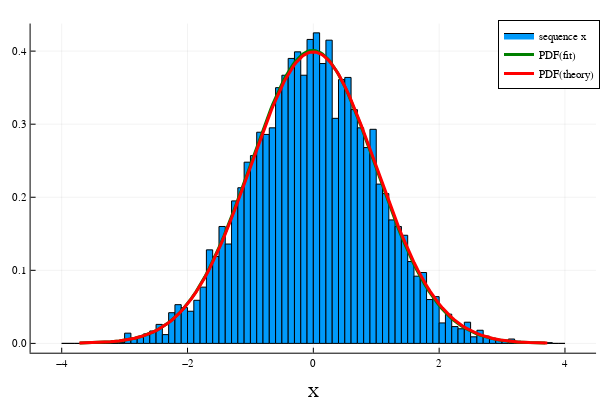

Here is the notebook cell this chart was saved with:
### Markdown cell above
## Problem B

### Question statement

Plot the histogram of the x values in the sequence and compare it with the PDF $f(x)$

### Code cell
plotly()
histogram(X,normalize=:pdf,bins=-4:0.1:4,label="sequence x")
plot!(fit(Normal,X),label="PDF(fit)",lw=3,linecolor=:green)
plot!(Normal(0,1),label="PDF(theory)",lw=3,linecolor=:red)
xlabel!("X")

### Figure 1 — Plotly figure (JSON) as saved in the notebook; plotly's stock layout.template omitted (floating-point values rounded to 4 significant figures)
{"data": [{"fill": "tozeroy", "fillcolor": "rgba(0, 154, 250, 1.000)", "legendgroup": "sequence x", "line": {"color": "rgba(0, 0, 0, 1)", "dash": "solid", "width": 1}, "mode": "lines", "name": "sequence x", "showlegend": true, "type": "scatter", "x": [-4, -4, -3.9, -3.9, -4, -4], "xaxis": "x", "y": [0, 0, 0, 0, 0, 0], "yaxis": "y"}, {"fill": "tozeroy", "fillcolor": "rgba(0, 154, 250, 1.000)", "legendgroup": "sequence x", "line": {"color": "rgba(0, 0, 0, 1)", "dash": "solid", "width": 1}, "mode": "lines", "name": "sequence x", "showlegend": false, "type": "scatter", "x": [-3.9, -3.9, -3.8, -3.8, -3.9, -3.9], "xaxis": "x", "y": [0, 0, 0, 0, 0, 0], "yaxis": "y"}, {"fill": "tozeroy", "fillcolor": "rgba(0, 154, 250, 1.000)", "legendgroup": "sequence x", "line": {"color": "rgba(0, 0, 0, 1)", "dash": "solid", "width": 1}, "mode": "lines", "name": "sequence x", "showlegend": false, "type": "scatter", "x": [-3.8, -3.8, -3.7, -3.7, -3.8, -3.8], "xaxis": "x", "y": [0, 0, 0, 0, 0, 0], "yaxis": "y"}, {"fill": "tozeroy", "fillcolor": "rgba(0, 154, 250, 1.000)", "legendgroup": "sequence x", "line": {"color": "rgba(0, 0, 0, 1)", "dash": "solid", "width": 1}, "mode": "lines", "name": "sequence x", "showlegend": false, "type": "scatter", "x": [-3.7, -3.7, -3.6, -3.6, -3.7, -3.7], "xaxis": "x", "y": [0, 0, 0, 0, 0, 0], "yaxis": "y"}, {"fill": "tozeroy", "fillcolor": "rgba(0, 154, 250, 1.000)", "legendgroup": "sequence x", "line": {"color": "rgba(0, 0, 0, 1)", "dash": "solid", "width": 1}, "mode": "lines", "name": "sequence x", "showlegend": false, "type": "scatter", "x": [-3.6, -3.6, -3.5, -3.5, -3.6, -3.6], "xaxis": "x", "y": [0, 0, 0, 0, 0, 0], "yaxis": "y"}, {"fill": "tozeroy", "fillcolor": "rgba(0, 154, 250, 1.000)", "legendgroup": "sequence x", "line": {"color": "rgba(0, 0, 0, 1)", "dash": "solid", "width": 1}, "mode": "lines", "name": "sequence x", "showlegend": false, "type": "scatter", "x": [-3.5, -3.5, -3.4, -3.4, -3.5, -3.5], "xaxis": "x", "y": [0, 0, 0, 0, 0, 0], "yaxis": "y"}, {"fill": "tozeroy", "fillcolor": "rgba(0, 154, 250, 1.000)", "legendgroup": "sequence x", "line": {"color": "rgba(0, 0, 0, 1)", "dash": "solid", "width": 1}, "mode": "lines", "name": "sequence x", "showlegend": false, "type": "scatter", "x": [-3.4, -3.4, -3.3, -3.3, -3.4, -3.4], "xaxis": "x", "y": [0, 0, 0, 0, 0, 0], "yaxis": "y"}, {"fill": "tozeroy", "fillcolor": "rgba(0, 154, 250, 1.000)", "legendgroup": "sequence x", "line": {"color": "rgba(0, 0, 0, 1)", "dash": "solid", "width": 1}, "mode": "lines", "name": "sequence x", "showlegend": false, "type": "scatter", "x": [-3.3, -3.3, -3.2, -3.2, -3.3, -3.3], "xaxis": "x", "y": [0.001, 0, 0, 0.001, 0.001, 0.001], "yaxis": "y"}, {"fill": "tozeroy", "fillcolor": "rgba(0, 154, 250, 1.000)", "legendgroup": "sequence x", "line": {"color": "rgba(0, 0, 0, 1)", "dash": "solid", "width": 1}, "mode": "lines", "name": "sequence x", "showlegend": false, "type": "scatter", "x": [-3.2, -3.2, -3.1, -3.1, -3.2, -3.2], "xaxis": "x", "y": [0.001, 0, 0, 0.001, 0.001, 0.001], "yaxis": "y"}, {"fill": "tozeroy", "fillcolor": "rgba(0, 154, 250, 1.000)", "legendgroup": "sequence x", "line": {"color": "rgba(0, 0, 0, 1)", "dash": "solid", "width": 1}, "mode": "lines", "name": "sequence x", "showlegend": false, "type": "scatter", "x": [-3.1, -3.1, -3, -3, -3.1, -3.1], "xaxis": "x", "y": [0.001, 0, 0, 0.001, 0.001, 0.001], "yaxis": "y"}, {"fill": "tozeroy", "fillcolor": "rgba(0, 154, 250, 1.000)", "legendgroup": "sequence x", "line": {"color": "rgba(0, 0, 0, 1)", "dash": "solid", "width": 1}, "mode": "lines", "name": "sequence x", "showlegend": false, "type": "scatter", "x": [-3, -3, -2.9, -2.9, -3, -3], "xaxis": "x", "y": [0.014, 0, 0, 0.014, 0.014, 0.014], "yaxis": "y"}, {"fill": "tozeroy", "fillcolor": "rgba(0, 154, 250, 1.000)", "legendgroup": "sequence x", "line": {"color": "rgba(0, 0, 0, 1)", "dash": "solid", "width": 1}, "mode": "lines", "name": "sequence x", "showlegend": false, "type": "scatter", "x": [-2.9, -2.9, -2.8, -2.8, -2.9, -2.9], "xaxis": "x", "y": [0.007, 0, 0, 0.007, 0.007, 0.007], "yaxis": "y"}, {"fill": "tozeroy", "fillcolor": "rgba(0, 154, 250, 1.000)", "legendgroup": "sequence x", "line": {"color": "rgba(0, 0, 0, 1)", "dash": "solid", "width": 1}, "mode": "lines", "name": "sequence x", "showlegend": false, "type": "scatter", "x": [-2.8, -2.8, -2.7, -2.7, -2.8, -2.8], "xaxis": "x", "y": [0.009, 0, 0, 0.009, 0.009, 0.009], "yaxis": "y"}, {"fill": "tozeroy", "fillcolor": "rgba(0, 154, 250, 1.000)", "legendgroup": "sequence x", "line": {"color": "rgba(0, 0, 0, 1)", "dash": "solid", "width": 1}, "mode": "lines", "name": "sequence x", "showlegend": false, "type": "scatter", "x": [-2.7, -2.7, -2.6, -2.6, -2.7, -2.7], "xaxis": "x", "y": [0.013, 0, 0, 0.013, 0.013, 0.013], "yaxis": "y"}, {"fill": "tozeroy", "fillcolor": "rgba(0, 154, 250, 1.000)", "legendgroup": "sequence x", "line": {"color": "rgba(0, 0, 0, 1)", "dash": "solid", "width": 1}, "mode": "lines", "name": "sequence x", "showlegend": false, "type": "scatter", "x": [-2.6, -2.6, -2.5, -2.5, -2.6, -2.6], "xaxis": "x", "y": [0.017, 0, 0, 0.017, 0.017, 0.017], "yaxis": "y"}, {"fill": "tozeroy", "fillcolor": "rgba(0, 154, 250, 1.000)", "legendgroup": "sequence x", "line": {"color": "rgba(0, 0, 0, 1)", "dash": "solid", "width": 1}, "mode": "lines", "name": "sequence x", "showlegend": false, "type": "scatter", "x": [-2.5, -2.5, -2.4, -2.4, -2.5, -2.5], "xaxis": "x", "y": [0.026, 0, 0, 0.026, 0.026, 0.026], "yaxis": "y"}, {"fill": "tozeroy", "fillcolor": "rgba(0, 154, 250, 1.000)", "legendgroup": "sequence x", "line": {"color": "rgba(0, 0, 0, 1)", "dash": "solid", "width": 1}, "mode": "lines", "name": "sequence x", "showlegend": false, "type": "scatter", "x": [-2.4, -2.4, -2.3, -2.3, -2.4, -2.4], "xaxis": "x", "y": [0.012, 0, 0, 0.012, 0.012, 0.012], "yaxis": "y"}, {"fill": "tozeroy", "fillcolor": "rgba(0, 154, 250, 1.000)", "legendgroup": "sequence x", "line": {"color": "rgba(0, 0, 0, 1)", "dash": "solid", "width": 1}, "mode": "lines", "name": "sequence x", "showlegend": false, "type": "scatter", "x": [-2.3, -2.3, -2.2, -2.2, -2.3, -2.3], "xaxis": "x", "y": [0.042, 0, 0, 0.042, 0.042, 0.042], "yaxis": "y"}, {"fill": "tozeroy", "fillcolor": "rgba(0, 154, 250, 1.000)", "legendgroup": "sequence x", "line": {"color": "rgba(0, 0, 0, 1)", "dash": "solid", "width": 1}, "mode": "lines", "name": "sequence x", "showlegend": false, "type": "scatter", "x": [-2.2, -2.2, -2.1, -2.1, -2.2, -2.2], "xaxis": "x", "y": [0.053, 0, 0, 0.053, 0.053, 0.053], "yaxis": "y"}, {"fill": "tozeroy", "fillcolor": "rgba(0, 154, 250, 1.000)", "legendgroup": "sequence x", "line": {"color": "rgba(0, 0, 0, 1)", "dash": "solid", "width": 1}, "mode": "lines", "name": "sequence x", "showlegend": false, "type": "scatter", "x": [-2.1, -2.1, -2.0, -2.0, -2.1, -2.1], "xaxis": "x", "y": [0.049, 0, 0, 0.049, 0.049, 0.049], "yaxis": "y"}, {"fill": "tozeroy", "fillcolor": "rgba(0, 154, 250, 1.000)", "legendgroup": "sequence x", "line": {"color": "rgba(0, 0, 0, 1)", "dash": "solid", "width": 1}, "mode": "lines", "name": "sequence x", "showlegend": false, "type": "scatter", "x": [-2, -2, -1.9, -1.9, -2, -2], "xaxis": "x", "y": [0.044, 0, 0, 0.044, 0.044, 0.044], "yaxis": "y"}, {"fill": "tozeroy", "fillcolor": "rgba(0, 154, 250, 1.000)", "legendgroup": "sequence x", "line": {"color": "rgba(0, 0, 0, 1)", "dash": "solid", "width": 1}, "mode": "lines", "name": "sequence x", "showlegend": false, "type": "scatter", "x": [-1.9, -1.9, -1.8, -1.8, -1.9, -1.9], "xaxis": "x", "y": [0.059, 0, 0, 0.059, 0.059, 0.059], "yaxis": "y"}, {"fill": "tozeroy", "fillcolor": "rgba(0, 154, 250, 1.000)", "legendgroup": "sequence x", "line": {"color": "rgba(0, 0, 0, 1)", "dash": "solid", "width": 1}, "mode": "lines", "name": "sequence x", "showlegend": false, "type": "scatter", "x": [-1.8, -1.8, -1.7, -1.7, -1.8, -1.8], "xaxis": "x", "y": [0.077, 0, 0, 0.077, 0.077, 0.077], "yaxis": "y"}, {"fill": "tozeroy", "fillcolor": "rgba(0, 154, 250, 1.000)", "legendgroup": "sequence x", "line": {"color": "rgba(0, 0, 0, 1)", "dash": "solid", "width": 1}, "mode": "lines", "name": "sequence x", "showlegend": false, "type": "scatter", "x": [-1.7, -1.7, -1.6, -1.6, -1.7, -1.7], "xaxis": "x", "y": [0.128, 0, 0, 0.128, 0.128, 0.128], "yaxis": "y"}, {"fill": "tozeroy", "fillcolor": "rgba(0, 154, 250, 1.000)", "legendgroup": "sequence x", "line": {"color": "rgba(0, 0, 0, 1)", "dash": "solid", "width": 1}, "mode": "lines", "name": "sequence x", "showlegend": false, "type": "scatter", "x": [-1.6, -1.6, -1.5, -1.5, -1.6, -1.6], "xaxis": "x", "y": [0.119, 0, 0, 0.119, 0.119, 0.119], "yaxis": "y"}, {"fill": "tozeroy", "fillcolor": "rgba(0, 154, 250, 1.000)", "legendgroup": "sequence x", "line": {"color": "rgba(0, 0, 0, 1)", "dash": "solid", "width": 1}, "mode": "lines", "name": "sequence x", "showlegend": false, "type": "scatter", "x": [-1.5, -1.5, -1.4, -1.4, -1.5, -1.5], "xaxis": "x", "y": [0.16, 0, 0, 0.16, 0.16, 0.16], "yaxis": "y"}, {"fill": "tozeroy", "fillcolor": "rgba(0, 154, 250, 1.000)", "legendgroup": "sequence x", "line": {"color": "rgba(0, 0, 0, 1)", "dash": "solid", "width": 1}, "mode": "lines", "name": "sequence x", "showlegend": false, "type": "scatter", "x": [-1.4, -1.4, -1.3, -1.3, -1.4, -1.4], "xaxis": "x", "y": [0.136, 0, 0, 0.136, 0.136, 0.136], "yaxis": "y"}, {"fill": "tozeroy", "fillcolor": "rgba(0, 154, 250, 1.000)", "legendgroup": "sequence x", "line": {"color": "rgba(0, 0, 0, 1)", "dash": "solid", "width": 1}, "mode": "lines", "name": "sequence x", "showlegend": false, "type": "scatter", "x": [-1.3, -1.3, -1.2, -1.2, -1.3, -1.3], "xaxis": "x", "y": [0.195, 0, 0, 0.195, 0.195, 0.195], "yaxis": "y"}, {"fill": "tozeroy", "fillcolor": "rgba(0, 154, 250, 1.000)", "legendgroup": "sequence x", "line": {"color": "rgba(0, 0, 0, 1)", "dash": "solid", "width": 1}, "mode": "lines", "name": "sequence x", "showlegend": false, "type": "scatter", "x": [-1.2, -1.2, -1.1, -1.1, -1.2, -1.2], "xaxis": "x", "y": [0.213, 0, 0, 0.213, 0.213, 0.213], "yaxis": "y"}, {"fill": "tozeroy", "fillcolor": "rgba(0, 154, 250, 1.000)", "legendgroup": "sequence x", "line": {"color": "rgba(0, 0, 0, 1)", "dash": "solid", "width": 1}, "mode": "lines", "name": "sequence x", "showlegend": false, "type": "scatter", "x": [-1.1, -1.1, -1, -1, -1.1, -1.1], "xaxis": "x", "y": [0.248, 0, 0, 0.248, 0.248, 0.248], "yaxis": "y"}, {"fill": "tozeroy", "fillcolor": "rgba(0, 154, 250, 1.000)", "legendgroup": "sequence x", "line": {"color": "rgba(0, 0, 0, 1)", "dash": "solid", "width": 1}, "mode": "lines", "name": "sequence x", "showlegend": false, "type": "scatter", "x": [-1, -1, -0.9, -0.9, -1, -1], "xaxis": "x", "y": [0.257, 0, 0, 0.257, 0.257, 0.257], "yaxis": "y"}, {"fill": "tozeroy", "fillcolor": "rgba(0, 154, 250, 1.000)", "legendgroup": "sequence x", "line": {"color": "rgba(0, 0, 0, 1)", "dash": "solid", "width": 1}, "mode": "lines", "name": "sequence x", "showlegend": false, "type": "scatter", "x": [-0.9, -0.9, -0.8, -0.8, -0.9, -0.9], "xaxis": "x", "y": [0.289, 0, 0, 0.289, 0.289, 0.289], "yaxis": "y"}, {"fill": "tozeroy", "fillcolor": "rgba(0, 154, 250, 1.000)", "legendgroup": "sequence x", "line": {"color": "rgba(0, 0, 0, 1)", "dash": "solid", "width": 1}, "mode": "lines", "name": "sequence x", "showlegend": false, "type": "scatter", "x": [-0.8, -0.8, -0.7, -0.7, -0.8, -0.8], "xaxis": "x", "y": [0.286, 0, 0, 0.286, 0.286, 0.286], "yaxis": "y"}, {"fill": "tozeroy", "fillcolor": "rgba(0, 154, 250, 1.000)", "legendgroup": "sequence x", "line": {"color": "rgba(0, 0, 0, 1)", "dash": "solid", "width": 1}, "mode": "lines", "name": "sequence x", "showlegend": false, "type": "scatter", "x": [-0.7, -0.7, -0.6, -0.6, -0.7, -0.7], "xaxis": "x", "y": [0.295, 0, 0, 0.295, 0.295, 0.295], "yaxis": "y"}, {"fill": "tozeroy", "fillcolor": "rgba(0, 154, 250, 1.000)", "legendgroup": "sequence x", "line": {"color": "rgba(0, 0, 0, 1)", "dash": "solid", "width": 1}, "mode": "lines", "name": "sequence x", "showlegend": false, "type": "scatter", "x": [-0.6, -0.6, -0.5, -0.5, -0.6, -0.6], "xaxis": "x", "y": [0.35, 0, 0, 0.35, 0.35, 0.35], "yaxis": "y"}, {"fill": "tozeroy", "fillcolor": "rgba(0, 154, 250, 1.000)", "legendgroup": "sequence x", "line": {"color": "rgba(0, 0, 0, 1)", "dash": "solid", "width": 1}, "mode": "lines", "name": "sequence x", "showlegend": false, "type": "scatter", "x": [-0.5, -0.5, -0.4, -0.4, -0.5, -0.5], "xaxis": "x", "y": [0.367, 0, 0, 0.367, 0.367, 0.367], "yaxis": "y"}, {"fill": "tozeroy", "fillcolor": "rgba(0, 154, 250, 1.000)", "legendgroup": "sequence x", "line": {"color": "rgba(0, 0, 0, 1)", "dash": "solid", "width": 1}, "mode": "lines", "name": "sequence x", "showlegend": false, "type": "scatter", "x": [-0.4, -0.4, -0.3, -0.3, -0.4, -0.4], "xaxis": "x", "y": [0.39, 0, 0, 0.39, 0.39, 0.39], "yaxis": "y"}, {"fill": "tozeroy", "fillcolor": "rgba(0, 154, 250, 1.000)", "legendgroup": "sequence x", "line": {"color": "rgba(0, 0, 0, 1)", "dash": "solid", "width": 1}, "mode": "lines", "name": "sequence x", "showlegend": false, "type": "scatter", "x": [-0.3, -0.3, -0.2, -0.2, -0.3, -0.3], "xaxis": "x", "y": [0.399, 0, 0, 0.399, 0.399, 0.399], "yaxis": "y"}, {"fill": "tozeroy", "fillcolor": "rgba(0, 154, 250, 1.000)", "legendgroup": "sequence x", "line": {"color": "rgba(0, 0, 0, 1)", "dash": "solid", "width": 1}, "mode": "lines", "name": "sequence x", "showlegend": false, "type": "scatter", "x": [-0.2, -0.2, -0.1, -0.1, -0.2, -0.2], "xaxis": "x", "y": [0.367, 0, 0, 0.367, 0.367, 0.367], "yaxis": "y"}, {"fill": "tozeroy", "fillcolor": "rgba(0, 154, 250, 1.000)", "legendgroup": "sequence x", "line": {"color": "rgba(0, 0, 0, 1)", "dash": "solid", "width": 1}, "mode": "lines", "name": "sequence x", "showlegend": false, "type": "scatter", "x": [-0.1, -0.1, 0, 0, -0.1, -0.1], "xaxis": "x", "y": [0.416, 0, 0, 0.416, 0.416, 0.416], "yaxis": "y"}, {"fill": "tozeroy", "fillcolor": "rgba(0, 154, 250, 1.000)", "legendgroup": "sequence x", "line": {"color": "rgba(0, 0, 0, 1)", "dash": "solid", "width": 1}, "mode": "lines", "name": "sequence x", "showlegend": false, "type": "scatter", "x": [0, 0, 0.1, 0.1, 0, 0], "xaxis": "x", "y": [0.425, 0, 0, 0.425, 0.425, 0.425], "yaxis": "y"}, {"fill": "tozeroy", "fillcolor": "rgba(0, 154, 250, 1.000)", "legendgroup": "sequence x", "line": {"color": "rgba(0, 0, 0, 1)", "dash": "solid", "width": 1}, "mode": "lines", "name": "sequence x", "showlegend": false, "type": "scatter", "x": [0.1, 0.1, 0.2, 0.2, 0.1, 0.1], "xaxis": "x", "y": [0.383, 0, 0, 0.383, 0.383, 0.383], "yaxis": "y"}, {"fill": "tozeroy", "fillcolor": "rgba(0, 154, 250, 1.000)", "legendgroup": "sequence x", "line": {"color": "rgba(0, 0, 0, 1)", "dash": "solid", "width": 1}, "mode": "lines", "name": "sequence x", "showlegend": false, "type": "scatter", "x": [0.2, 0.2, 0.3, 0.3, 0.2, 0.2], "xaxis": "x", "y": [0.415, 0, 0, 0.415, 0.415, 0.415], "yaxis": "y"}, {"fill": "tozeroy", "fillcolor": "rgba(0, 154, 250, 1.000)", "legendgroup": "sequence x", "line": {"color": "rgba(0, 0, 0, 1)", "dash": "solid", "width": 1}, "mode": "lines", "name": "sequence x", "showlegend": false, "type": "scatter", "x": [0.3, 0.3, 0.4, 0.4, 0.3, 0.3], "xaxis": "x", "y": [0.308, 0, 0, 0.308, 0.308, 0.308], "yaxis": "y"}, {"fill": "tozeroy", "fillcolor": "rgba(0, 154, 250, 1.000)", "legendgroup": "sequence x", "line": {"color": "rgba(0, 0, 0, 1)", "dash": "solid", "width": 1}, "mode": "lines", "name": "sequence x", "showlegend": false, "type": "scatter", "x": [0.4, 0.4, 0.5, 0.5, 0.4, 0.4], "xaxis": "x", "y": [0.361, 0, 0, 0.361, 0.361, 0.361], "yaxis": "y"}, {"fill": "tozeroy", "fillcolor": "rgba(0, 154, 250, 1.000)", "legendgroup": "sequence x", "line": {"color": "rgba(0, 0, 0, 1)", "dash": "solid", "width": 1}, "mode": "lines", "name": "sequence x", "showlegend": false, "type": "scatter", "x": [0.5, 0.5, 0.6, 0.6, 0.5, 0.5], "xaxis": "x", "y": [0.364, 0, 0, 0.364, 0.364, 0.364], "yaxis": "y"}, {"fill": "tozeroy", "fillcolor": "rgba(0, 154, 250, 1.000)", "legendgroup": "sequence x", "line": {"color": "rgba(0, 0, 0, 1)", "dash": "solid", "width": 1}, "mode": "lines", "name": "sequence x", "showlegend": false, "type": "scatter", "x": [0.6, 0.6, 0.7, 0.7, 0.6, 0.6], "xaxis": "x", "y": [0.32, 0, 0, 0.32, 0.32, 0.32], "yaxis": "y"}, {"fill": "tozeroy", "fillcolor": "rgba(0, 154, 250, 1.000)", "legendgroup": "sequence x", "line": {"color": "rgba(0, 0, 0, 1)", "dash": "solid", "width": 1}, "mode": "lines", "name": "sequence x", "showlegend": false, "type": "scatter", "x": [0.7, 0.7, 0.8, 0.8, 0.7, 0.7], "xaxis": "x", "y": [0.295, 0, 0, 0.295, 0.295, 0.295], "yaxis": "y"}, {"fill": "tozeroy", "fillcolor": "rgba(0, 154, 250, 1.000)", "legendgroup": "sequence x", "line": {"color": "rgba(0, 0, 0, 1)", "dash": "solid", "width": 1}, "mode": "lines", "name": "sequence x", "showlegend": false, "type": "scatter", "x": [0.8, 0.8, 0.9, 0.9, 0.8, 0.8], "xaxis": "x", "y": [0.268, 0, 0, 0.268, 0.268, 0.268], "yaxis": "y"}, {"fill": "tozeroy", "fillcolor": "rgba(0, 154, 250, 1.000)", "legendgroup": "sequence x", "line": {"color": "rgba(0, 0, 0, 1)", "dash": "solid", "width": 1}, "mode": "lines", "name": "sequence x", "showlegend": false, "type": "scatter", "x": [0.9, 0.9, 1, 1, 0.9, 0.9], "xaxis": "x", "y": [0.293, 0, 0, 0.293, 0.293, 0.293], "yaxis": "y"}, {"fill": "tozeroy", "fillcolor": "rgba(0, 154, 250, 1.000)", "legendgroup": "sequence x", "line": {"color": "rgba(0, 0, 0, 1)", "dash": "solid", "width": 1}, "mode": "lines", "name": "sequence x", "showlegend": false, "type": "scatter", "x": [1, 1, 1.1, 1.1, 1, 1], "xaxis": "x", "y": [0.218, 0, 0, 0.218, 0.218, 0.218], "yaxis": "y"}, {"fill": "tozeroy", "fillcolor": "rgba(0, 154, 250, 1.000)", "legendgroup": "sequence x", "line": {"color": "rgba(0, 0, 0, 1)", "dash": "solid", "width": 1}, "mode": "lines", "name": "sequence x", "showlegend": false, "type": "scatter", "x": [1.1, 1.1, 1.2, 1.2, 1.1, 1.1], "xaxis": "x", "y": [0.205, 0, 0, 0.205, 0.205, 0.205], "yaxis": "y"}, {"fill": "tozeroy", "fillcolor": "rgba(0, 154, 250, 1.000)", "legendgroup": "sequence x", "line": {"color": "rgba(0, 0, 0, 1)", "dash": "solid", "width": 1}, "mode": "lines", "name": "sequence x", "showlegend": false, "type": "scatter", "x": [1.2, 1.2, 1.3, 1.3, 1.2, 1.2], "xaxis": "x", "y": [0.169, 0, 0, 0.169, 0.169, 0.169], "yaxis": "y"}, {"fill": "tozeroy", "fillcolor": "rgba(0, 154, 250, 1.000)", "legendgroup": "sequence x", "line": {"color": "rgba(0, 0, 0, 1)", "dash": "solid", "width": 1}, "mode": "lines", "name": "sequence x", "showlegend": false, "type": "scatter", "x": [1.3, 1.3, 1.4, 1.4, 1.3, 1.3], "xaxis": "x", "y": [0.16, 0, 0, 0.16, 0.16, 0.16], "yaxis": "y"}, {"fill": "tozeroy", "fillcolor": "rgba(0, 154, 250, 1.000)", "legendgroup": "sequence x", "line": {"color": "rgba(0, 0, 0, 1)", "dash": "solid", "width": 1}, "mode": "lines", "name": "sequence x", "showlegend": false, "type": "scatter", "x": [1.4, 1.4, 1.5, 1.5, 1.4, 1.4], "xaxis": "x", "y": [0.148, 0, 0, 0.148, 0.148, 0.148], "yaxis": "y"}, {"fill": "tozeroy", "fillcolor": "rgba(0, 154, 250, 1.000)", "legendgroup": "sequence x", "line": {"color": "rgba(0, 0, 0, 1)", "dash": "solid", "width": 1}, "mode": "lines", "name": "sequence x", "showlegend": false, "type": "scatter", "x": [1.5, 1.5, 1.6, 1.6, 1.5, 1.5], "xaxis": "x", "y": [0.112, 0, 0, 0.112, 0.112, 0.112], "yaxis": "y"}, {"fill": "tozeroy", "fillcolor": "rgba(0, 154, 250, 1.000)", "legendgroup": "sequence x", "line": {"color": "rgba(0, 0, 0, 1)", "dash": "solid", "width": 1}, "mode": "lines", "name": "sequence x", "showlegend": false, "type": "scatter", "x": [1.6, 1.6, 1.7, 1.7, 1.6, 1.6], "xaxis": "x", "y": [0.092, 0, 0, 0.092, 0.092, 0.092], "yaxis": "y"}, {"fill": "tozeroy", "fillcolor": "rgba(0, 154, 250, 1.000)", "legendgroup": "sequence x", "line": {"color": "rgba(0, 0, 0, 1)", "dash": "solid", "width": 1}, "mode": "lines", "name": "sequence x", "showlegend": false, "type": "scatter", "x": [1.7, 1.7, 1.8, 1.8, 1.7, 1.7], "xaxis": "x", "y": [0.097, 0, 0, 0.097, 0.097, 0.097], "yaxis": "y"}, {"fill": "tozeroy", "fillcolor": "rgba(0, 154, 250, 1.000)", "legendgroup": "sequence x", "line": {"color": "rgba(0, 0, 0, 1)", "dash": "solid", "width": 1}, "mode": "lines", "name": "sequence x", "showlegend": false, "type": "scatter", "x": [1.8, 1.8, 1.9, 1.9, 1.8, 1.8], "xaxis": "x", "y": [0.06, 0, 0, 0.06, 0.06, 0.06], "yaxis": "y"}, {"fill": "tozeroy", "fillcolor": "rgba(0, 154, 250, 1.000)", "legendgroup": "sequence x", "line": {"color": "rgba(0, 0, 0, 1)", "dash": "solid", "width": 1}, "mode": "lines", "name": "sequence x", "showlegend": false, "type": "scatter", "x": [1.9, 1.9, 2, 2, 1.9, 1.9], "xaxis": "x", "y": [0.064, 0, 0, 0.064, 0.064, 0.064], "yaxis": "y"}, {"fill": "tozeroy", "fillcolor": "rgba(0, 154, 250, 1.000)", "legendgroup": "sequence x", "line": {"color": "rgba(0, 0, 0, 1)", "dash": "solid", "width": 1}, "mode": "lines", "name": "sequence x", "showlegend": false, "type": "scatter", "x": [2.0, 2.0, 2.1, 2.1, 2.0, 2.0], "xaxis": "x", "y": [0.028, 0, 0, 0.028, 0.028, 0.028], "yaxis": "y"}, {"fill": "tozeroy", "fillcolor": "rgba(0, 154, 250, 1.000)", "legendgroup": "sequence x", "line": {"color": "rgba(0, 0, 0, 1)", "dash": "solid", "width": 1}, "mode": "lines", "name": "sequence x", "showlegend": false, "type": "scatter", "x": [2.1, 2.1, 2.2, 2.2, 2.1, 2.1], "xaxis": "x", "y": [0.04, 0, 0, 0.04, 0.04, 0.04], "yaxis": "y"}, {"fill": "tozeroy", "fillcolor": "rgba(0, 154, 250, 1.000)", "legendgroup": "sequence x", "line": {"color": "rgba(0, 0, 0, 1)", "dash": "solid", "width": 1}, "mode": "lines", "name": "sequence x", "showlegend": false, "type": "scatter", "x": [2.2, 2.2, 2.3, 2.3, 2.2, 2.2], "xaxis": "x", "y": [0.023, 0, 0, 0.023, 0.023, 0.023], "yaxis": "y"}, {"fill": "tozeroy", "fillcolor": "rgba(0, 154, 250, 1.000)", "legendgroup": "sequence x", "line": {"color": "rgba(0, 0, 0, 1)", "dash": "solid", "width": 1}, "mode": "lines", "name": "sequence x", "showlegend": false, "type": "scatter", "x": [2.3, 2.3, 2.4, 2.4, 2.3, 2.3], "xaxis": "x", "y": [0.02, 0, 0, 0.02, 0.02, 0.02], "yaxis": "y"}, {"fill": "tozeroy", "fillcolor": "rgba(0, 154, 250, 1.000)", "legendgroup": "sequence x", "line": {"color": "rgba(0, 0, 0, 1)", "dash": "solid", "width": 1}, "mode": "lines", "name": "sequence x", "showlegend": false, "type": "scatter", "x": [2.4, 2.4, 2.5, 2.5, 2.4, 2.4], "xaxis": "x", "y": [0.029, 0, 0, 0.029, 0.029, 0.029], "yaxis": "y"}, {"fill": "tozeroy", "fillcolor": "rgba(0, 154, 250, 1.000)", "legendgroup": "sequence x", "line": {"color": "rgba(0, 0, 0, 1)", "dash": "solid", "width": 1}, "mode": "lines", "name": "sequence x", "showlegend": false, "type": "scatter", "x": [2.5, 2.5, 2.6, 2.6, 2.5, 2.5], "xaxis": "x", "y": [0.009, 0, 0, 0.009, 0.009, 0.009], "yaxis": "y"}, {"fill": "tozeroy", "fillcolor": "rgba(0, 154, 250, 1.000)", "legendgroup": "sequence x", "line": {"color": "rgba(0, 0, 0, 1)", "dash": "solid", "width": 1}, "mode": "lines", "name": "sequence x", "showlegend": false, "type": "scatter", "x": [2.6, 2.6, 2.7, 2.7, 2.6, 2.6], "xaxis": "x", "y": [0.018, 0, 0, 0.018, 0.018, 0.018], "yaxis": "y"}, {"fill": "tozeroy", "fillcolor": "rgba(0, 154, 250, 1.000)", "legendgroup": "sequence x", "line": {"color": "rgba(0, 0, 0, 1)", "dash": "solid", "width": 1}, "mode": "lines", "name": "sequence x", "showlegend": false, "type": "scatter", "x": [2.7, 2.7, 2.8, 2.8, 2.7, 2.7], "xaxis": "x", "y": [0.01, 0, 0, 0.01, 0.01, 0.01], "yaxis": "y"}, {"fill": "tozeroy", "fillcolor": "rgba(0, 154, 250, 1.000)", "legendgroup": "sequence x", "line": {"color": "rgba(0, 0, 0, 1)", "dash": "solid", "width": 1}, "mode": "lines", "name": "sequence x", "showlegend": false, "type": "scatter", "x": [2.8, 2.8, 2.9, 2.9, 2.8, 2.8], "xaxis": "x", "y": [0.007, 0, 0, 0.007, 0.007, 0.007], "yaxis": "y"}, {"fill": "tozeroy", "fillcolor": "rgba(0, 154, 250, 1.000)", "legendgroup": "sequence x", "line": {"color": "rgba(0, 0, 0, 1)", "dash": "solid", "width": 1}, "mode": "lines", "name": "sequence x", "showlegend": false, "type": "scatter", "x": [2.9, 2.9, 3, 3, 2.9, 2.9], "xaxis": "x", "y": [0.004, 0, 0, 0.004, 0.004, 0.004], "yaxis": "y"}, {"fill": "tozeroy", "fillcolor": "rgba(0, 154, 250, 1.000)", "legendgroup": "sequence x", "line": {"color": "rgba(0, 0, 0, 1)", "dash": "solid", "width": 1}, "mode": "lines", "name": "sequence x", "showlegend": false, "type": "scatter", "x": [3, 3, 3.1, 3.1, 3, 3], "xaxis": "x", "y": [0.004, 0, 0, 0.004, 0.004, 0.004], "yaxis": "y"}, {"fill": "tozeroy", "fillcolor": "rgba(0, 154, 250, 1.000)", "legendgroup": "sequence x", "line": {"color": "rgba(0, 0, 0, 1)", "dash": "solid", "width": 1}, "mode": "lines", "name": "sequence x", "showlegend": false, "type": "scatter", "x": [3.1, 3.1, 3.2, 3.2, 3.1, 3.1], "xaxis": "x", "y": [0.006, 0, 0, 0.006, 0.006, 0.006], "yaxis": "y"}, {"fill": "tozeroy", "fillcolor": "rgba(0, 154, 250, 1.000)", "legendgroup": "sequence x", "line": {"color": "rgba(0, 0, 0, 1)", "dash": "solid", "width": 1}, "mode": "lines", "name": "sequence x", "showlegend": false, "type": "scatter", "x": [3.2, 3.2, 3.3, 3.3, 3.2, 3.2], "xaxis": "x", "y": [0.003, 0, 0, 0.003, 0.003, 0.003], "yaxis": "y"}, {"fill": "tozeroy", "fillcolor": "rgba(0, 154, 250, 1.000)", "legendgroup": "sequence x", "line": {"color": "rgba(0, 0, 0, 1)", "dash": "solid", "width": 1}, "mode": "lines", "name": "sequence x", "showlegend": false, "type": "scatter", "x": [3.3, 3.3, 3.4, 3.4, 3.3, 3.3], "xaxis": "x", "y": [0, 0, 0, 0, 0, 0], "yaxis": "y"}, {"fill": "tozeroy", "fillcolor": "rgba(0, 154, 250, 1.000)", "legendgroup": "sequence x", "line": {"color": "rgba(0, 0, 0, 1)", "dash": "solid", "width": 1}, "mode": "lines", "name": "sequence x", "showlegend": false, "type": "scatter", "x": [3.4, 3.4, 3.5, 3.5, 3.4, 3.4], "xaxis": "x", "y": [0.001, 0, 0, 0.001, 0.001, 0.001], "yaxis": "y"}, {"fill": "tozeroy", "fillcolor": "rgba(0, 154, 250, 1.000)", "legendgroup": "sequence x", "line": {"color": "rgba(0, 0, 0, 1)", "dash": "solid", "width": 1}, "mode": "lines", "name": "sequence x", "showlegend": false, "type": "scatter", "x": [3.5, 3.5, 3.6, 3.6, 3.5, 3.5], "xaxis": "x", "y": [0, 0, 0, 0, 0, 0], "yaxis": "y"}, {"fill": "tozeroy", "fillcolor": "rgba(0, 154, 250, 1.000)", "legendgroup": "sequence x", "line": {"color": "rgba(0, 0, 0, 1)", "dash": "solid", "width": 1}, "mode": "lines", "name": "sequence x", "showlegend": false, "type": "scatter", "x": [3.6, 3.6, 3.7, 3.7, 3.6, 3.6], "xaxis": "x", "y": [0, 0, 0, 0, 0, 0], "yaxis": "y"}, {"fill": "tozeroy", "fillcolor": "rgba(0, 154, 250, 1.000)", "legendgroup": "sequence x", "line": {"color": "rgba(0, 0, 0, 1)", "dash": "solid", "width": 1}, "mode": "lines", "name": "sequence x", "showlegend": false, "type": "scatter", "x": [3.7, 3.7, 3.8, 3.8, 3.7, 3.7], "xaxis": "x", "y": [0.001, 0, 0, 0.001, 0.001, 0.001], "yaxis": "y"}, {"fill": "tozeroy", "fillcolor": "rgba(0, 154, 250, 1.000)", "legendgroup": "sequence x", "line": {"color": "rgba(0, 0, 0, 1)", "dash": "solid", "width": 1}, "mode": "lines", "name": "sequence x", "showlegend": false, "type": "scatter", "x": [3.8, 3.8, 3.9, 3.9, 3.8, 3.8], "xaxis": "x", "y": [0, 0, 0, 0, 0, 0], "yaxis": "y"}, {"fill": "tozeroy", "fillcolor": "rgba(0, 154, 250, 1.000)", "legendgroup": "sequence x", "line": {"color": "rgba(0, 0, 0, 1)", "dash": "solid", "width": 1}, "mode": "lines", "name": "sequence x", "showlegend": false, "type": "scatter", "x": [3.9, 3.9, 4, 4, 3.9, 3.9], "xaxis": "x", "y": [0, 0, 0, 0, 0, 0], "yaxis": "y"}, {"colorbar": {"title": {"text": ""}}, "legendgroup": "sequence x", "marker": {"color": "rgba(0, 154, 250, 0.000)", "line": {"color": "rgba(0, 0, 0, 0)", "width": 1}, "size": 0, "symbol": "circle"}, "mode": "markers", "name": "sequence x", "showlegend": false, "type": "scatter", "x": [-3.95, -3.85, -3.75, -3.65, -3.55, -3.45, -3.35, -3.25, -3.15, -3.05, -2.95, -2.85, -2.75, -2.65, -2.55, -2.45, -2.35, -2.25, -2.15, -2.05, -1.95, -1.85, -1.75, -1.65, -1.55, -1.45, -1.35, -1.25, -1.15, -1.05, -0.95, -0.85, -0.75, -0.65, -0.55, -0.45, -0.35, -0.25, -0.15, -0.05, 0.05, 0.15, 0.25, 0.35, 0.45, 0.55, 0.65, 0.75, 0.85, 0.95, 1.05, 1.15, 1.25, 1.35, 1.45, 1.55, 1.65, 1.75, 1.85, 1.95, 2.05, 2.15, 2.25, 2.35, 2.45, 2.55, 2.65, 2.75, 2.85, 2.95, 3.05, 3.15, 3.25, 3.35, 3.45, 3.55, 3.65, 3.75, 3.85, 3.95], "xaxis": "x", "y": [0, 0, 0, 0, 0, 0, 0, 0.001, 0.001, 0.001, 0.014, 0.007, 0.009, 0.013, 0.017, 0.026, 0.012, 0.042, 0.053, 0.049, 0.044, 0.059, 0.077, 0.128, 0.119, 0.16, 0.136, 0.195, 0.213, 0.248, 0.257, 0.289, 0.286, 0.295, 0.35, 0.367, 0.39, 0.399, 0.367, 0.416, 0.425, 0.383, 0.415, 0.308, 0.361, 0.364, 0.32, 0.295, 0.268, 0.293, 0.218, 0.205, 0.169, 0.16, 0.148, 0.112, 0.092, 0.097, 0.06, 0.064, 0.028, 0.04, 0.023, 0.02, 0.029, 0.009, 0.018, 0.01, 0.007, 0.004, 0.004, 0.006, 0.003, 0, 0.001, 0, 0, 0.001, 0, 0], "yaxis": "y", "zmax": null, "zmin": null}, {"colorbar": {"title": {"text": ""}}, "legendgroup": "PDF(fit)", "line": {"color": "rgba(0, 128, 0, 1.000)", "dash": "solid", "shape": "linear", "width": 3}, "mode": "lines", "name": "PDF(fit)", "showlegend": true, "type": "scatter", "x": [-3.712, -3.688, -3.664, -3.441, -3.219, -3.085, -2.951, -2.838, -2.724, -2.663, -2.601, -2.54, -2.478, -2.422, -2.365, -2.308, -2.252, -2.191, -2.13, -2.069, -2.009, -1.938, -1.868, -1.797, -1.727, -1.664, -1.602, -1.539, -1.477, -1.422, -1.367, -1.312, -1.257, -1.137, -1.018, -0.8974, -0.777, -0.7437, -0.7105, -0.6772, -0.6439, -0.6107, -0.5774, -0.5441, -0.5109, -0.4792, -0.4475, -0.4159, -0.3842, -0.3526, -0.3209, -0.2893, -0.2576, -0.2247, -0.1918, -0.1589, -0.126, -0.09304, -0.06013, -0.02721, 0.0057, 0.03341, 0.06111, 0.08882, 0.1165, 0.1442, 0.1719, 0.1996, 0.2274, 0.2612, 0.295, 0.3288, 0.3627, 0.3965, 0.4303, 0.4641, 0.498, 0.5599, 0.6219, 0.6529, 0.6839, 0.7149, 0.7459, 0.8603, 0.9748, 1.091, 1.207, 1.272, 1.337, 1.402, 1.467, 1.526, 1.584, 1.643, 1.702, 1.77, 1.837, 1.904, 1.972, 2.034, 2.097, 2.159, 2.222, 2.283, 2.345, 2.406, 2.468, 2.527, 2.587, 2.647, 2.707, 2.829, 2.952, 3.086, 3.22, 3.415, 3.61, 3.65, 3.69], "xaxis": "x", "y": [0.0003978, 0.0004351, 0.0004757, 0.001055, 0.002226, 0.003404, 0.005111, 0.007105, 0.009752, 0.01152, 0.01355, 0.01589, 0.01855, 0.02133, 0.02445, 0.02793, 0.0318, 0.03642, 0.04156, 0.04724, 0.0535, 0.06151, 0.07036, 0.08009, 0.0907, 0.1009, 0.1118, 0.1233, 0.1356, 0.1468, 0.1585, 0.1706, 0.1831, 0.2113, 0.2403, 0.2696, 0.2981, 0.3057, 0.3132, 0.3204, 0.3275, 0.3343, 0.341, 0.3473, 0.3534, 0.3589, 0.3641, 0.369, 0.3737, 0.3779, 0.3819, 0.3855, 0.3888, 0.3917, 0.3943, 0.3965, 0.3982, 0.3995, 0.4004, 0.4008, 0.4008, 0.4005, 0.3998, 0.3988, 0.3976, 0.396, 0.3941, 0.392, 0.3895, 0.3861, 0.3823, 0.3781, 0.3736, 0.3686, 0.3633, 0.3577, 0.3517, 0.34, 0.3274, 0.3209, 0.3141, 0.3072, 0.3002, 0.2732, 0.2454, 0.2172, 0.1896, 0.1747, 0.1602, 0.1463, 0.1331, 0.1217, 0.1109, 0.1007, 0.09108, 0.08087, 0.07147, 0.06288, 0.05507, 0.0485, 0.04255, 0.03719, 0.03237, 0.02812, 0.02434, 0.02098, 0.01802, 0.01549, 0.01327, 0.01132, 0.009628, 0.006828, 0.004769, 0.003163, 0.00206, 0.00107, 0.0005346, 0.0004615, 0.0003978], "yaxis": "y", "zmax": null, "zmin": null}, {"colorbar": {"title": {"text": ""}}, "legendgroup": "PDF(theory)", "line": {"color": "rgba(255, 0, 0, 1.000)", "dash": "solid", "shape": "linear", "width": 3}, "mode": "lines", "name": "PDF(theory)", "showlegend": true, "type": "scatter", "x": [-3.719, -3.695, -3.671, -3.447, -3.223, -3.088, -2.954, -2.84, -2.726, -2.664, -2.603, -2.541, -2.479, -2.422, -2.365, -2.308, -2.251, -2.19, -2.129, -2.068, -2.007, -1.936, -1.865, -1.795, -1.724, -1.661, -1.598, -1.535, -1.472, -1.417, -1.362, -1.307, -1.252, -1.132, -1.011, -0.8905, -0.7696, -0.7361, -0.7027, -0.6693, -0.6358, -0.6024, -0.569, -0.5356, -0.5021, -0.4703, -0.4385, -0.4067, -0.3749, -0.3431, -0.3113, -0.2795, -0.2477, -0.2146, -0.1815, -0.1485, -0.1154, -0.08231, -0.04924, -0.01616, 0.01691, 0.04475, 0.07259, 0.1004, 0.1283, 0.1561, 0.1839, 0.2118, 0.2396, 0.2736, 0.3076, 0.3416, 0.3756, 0.4096, 0.4436, 0.4776, 0.5115, 0.5738, 0.6361, 0.6672, 0.6984, 0.7295, 0.7606, 0.8757, 0.9907, 1.107, 1.224, 1.289, 1.354, 1.42, 1.485, 1.544, 1.603, 1.662, 1.722, 1.789, 1.857, 1.925, 1.993, 2.055, 2.118, 2.181, 2.243, 2.305, 2.367, 2.429, 2.491, 2.551, 2.611, 2.671, 2.731, 2.854, 2.977, 3.112, 3.247, 3.443, 3.639, 3.679, 3.719], "xaxis": "x", "y": [0.0003958, 0.000433, 0.0004734, 0.00105, 0.002216, 0.003387, 0.005086, 0.007071, 0.009705, 0.01146, 0.01349, 0.01581, 0.01847, 0.02123, 0.02433, 0.0278, 0.03165, 0.03625, 0.04136, 0.04701, 0.05324, 0.06121, 0.07002, 0.0797, 0.09027, 0.1004, 0.1112, 0.1228, 0.1349, 0.1461, 0.1578, 0.1698, 0.1822, 0.2103, 0.2392, 0.2684, 0.2967, 0.3043, 0.3117, 0.3189, 0.3259, 0.3327, 0.3393, 0.3456, 0.3517, 0.3572, 0.3624, 0.3673, 0.3719, 0.3761, 0.3801, 0.3837, 0.3869, 0.3899, 0.3924, 0.3946, 0.3963, 0.3976, 0.3985, 0.3989, 0.3989, 0.3985, 0.3979, 0.3969, 0.3957, 0.3941, 0.3922, 0.3901, 0.3877, 0.3843, 0.3805, 0.3763, 0.3718, 0.3668, 0.3616, 0.3559, 0.35, 0.3384, 0.3259, 0.3193, 0.3126, 0.3057, 0.2987, 0.2719, 0.2442, 0.2161, 0.1887, 0.1738, 0.1595, 0.1456, 0.1325, 0.1211, 0.1103, 0.1002, 0.09064, 0.08048, 0.07113, 0.06258, 0.0548, 0.04827, 0.04235, 0.03701, 0.03221, 0.02799, 0.02422, 0.02088, 0.01794, 0.01542, 0.01321, 0.01127, 0.009582, 0.006795, 0.004746, 0.003148, 0.00205, 0.001065, 0.0005321, 0.0004593, 0.0003958], "yaxis": "y", "zmax": null, "zmin": null}], "layout": {"annotations": [], "height": 400, "legend": {"bgcolor": "rgba(255, 255, 255, 1.000)", "bordercolor": "rgba(0, 0, 0, 1)", "borderwidth": 1, "font": {"color": "rgba(0, 0, 0, 1)", "family": "sans-serif", "size": 11}, "title": {"font": {"color": "rgba(0, 0, 0, 1)", "family": "sans-serif", "size": 15}, "text": ""}, "tracegroupgap": 0, "traceorder": "normal", "x": 1, "xanchor": "auto", "y": 1, "yanchor": "auto"}, "margin": {"b": 20, "l": 0, "r": 0, "t": 20}, "paper_bgcolor": "rgba(255, 255, 255, 1.000)", "plot_bgcolor": "rgba(255, 255, 255, 1.000)", "showlegend": true, "width": 600, "xaxis": {"anchor": "y", "domain": [0.05101, 0.9934], "gridcolor": "rgba(0, 0, 0, 0.1)", "gridwidth": 0.5, "linecolor": "rgba(0, 0, 0, 1)", "mirror": false, "range": [-4.494, 4.494], "showgrid": true, "showline": true, "showticklabels": true, "tickangle": 0, "tickcolor": "rgb(0, 0, 0)", "tickfont": {"color": "rgba(0, 0, 0, 1)", "family": "sans-serif", "size": 11}, "tickmode": "array", "ticks": "inside", "ticktext": ["−4", "−2", "0", "2", "4"], "tickvals": [-4, -2, 0, 2, 4], "title": {"font": {"color": "rgba(0, 0, 0, 1)", "family": "sans-serif", "size": 15}, "text": "X"}, "type": "linear", "visible": true, "zeroline": false, "zerolinecolor": "rgba(0, 0, 0, 1)"}, "yaxis": {"anchor": "x", "domain": [0.07581, 0.9902], "gridcolor": "rgba(0, 0, 0, 0.1)", "gridwidth": 0.5, "linecolor": "rgba(0, 0, 0, 1)", "mirror": false, "range": [-0.01275, 0.4377], "showgrid": true, "showline": true, "showticklabels": true, "tickangle": 0, "tickcolor": "rgb(0, 0, 0)", "tickfont": {"color": "rgba(0, 0, 0, 1)", "family": "sans-serif", "size": 11}, "tickmode": "array", "ticks": "inside", "ticktext": ["0.0", "0.1", "0.2", "0.3", "0.4"], "tickvals": [0, 0.1, 0.2, 0.3, 0.4], "title": {"font": {"color": "rgba(0, 0, 0, 1)", "family": "sans-serif", "size": 15}, "text": ""}, "type": "linear", "visible": true, "zeroline": false, "zerolinecolor": "rgba(0, 0, 0, 1)"}}}
